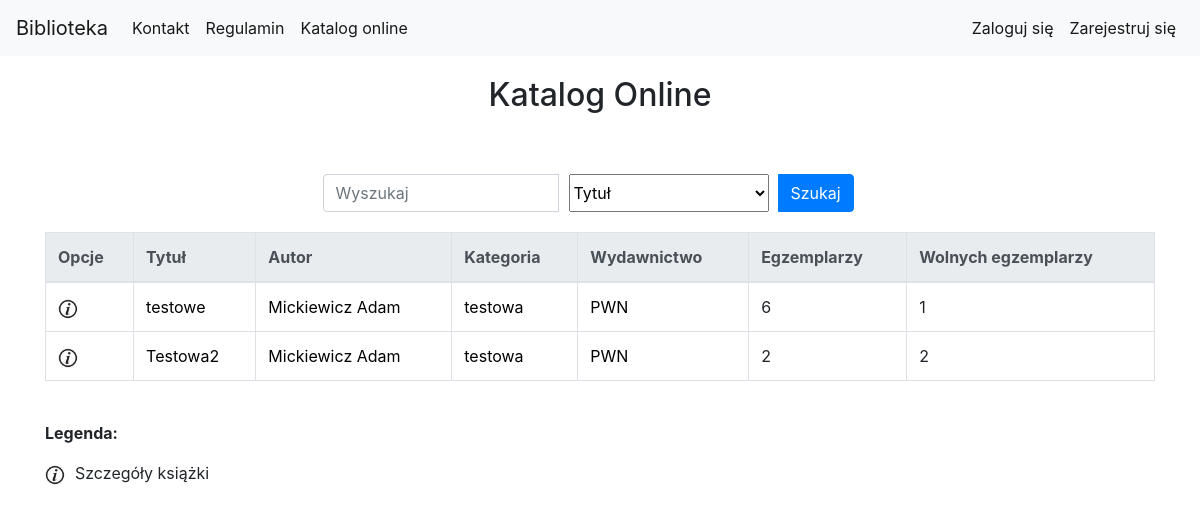
Page /library/book_list/ on the earlier database version.
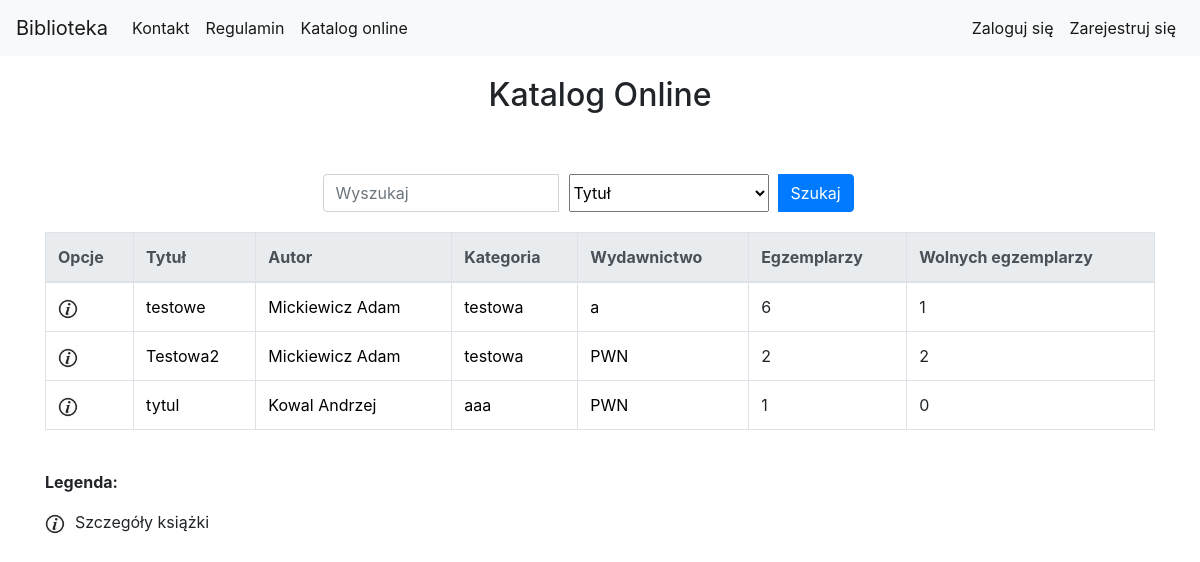
Same page on the later database version.
### library_app/models.py (models this page shows, shortened)
class Book(models.Model):
    authors = models.ManyToManyField(Author, related_name='book_authors')
    category = models.ForeignKey(Category, related_name='book_categories')
    publishing_house = models.ForeignKey(PublishingHouse, related_name='publishing_houses')
    isbn = models.CharField(max_length=30, unique=True)
    title = models.CharField(max_length=200)
    description = models.TextField(blank=True, default='')
    publish_date = models.DateField(default=datetime.now, blank=True)
    edition = models.PositiveIntegerField(default=1)
    image_url = models.URLField(default='', blank=True, null=True)
    add_date = models.DateTimeField(auto_now=True)
    slug = models.SlugField(allow_unicode=True, unique=True)

class Author(models.Model):
    first_name = models.CharField(max_length=200)
    last_name = models.CharField(max_length=200)
    country = models.CharField(max_length=200)
    biography = models.TextField(default='', blank=True, null=True)
    birth_place = models.CharField(max_length=200, default='', blank=True, null=True)
    image_url = models.URLField(default='', blank=True, null=True)
    years_of_life = models.CharField(max_length=10, default='', blank=True, null=True)
    def __str__(self):
        return self.last_name + " " + self.first_name

class Category(models.Model):
    category_name = models.CharField(max_length=400)

class PublishingHouse(models.Model):
    name = models.CharField(max_length=400)
    city = models.CharField(max_length=300)
    street = models.CharField(max_length=300)
    house_number = models.CharField(max_length=20)
    postal_code = models.CharField(max_length=9)
    def __str__(self):
        return self.name

### library_app/views.py (the view)
class BookListView(generic.ListView):
    model = models.Book
    context_object_name = "book_list" #human-understandable name of variable to access from templates
    paginate_by = 10
    queryset = models.Book.objects.all()  # Default: Model.objects.all()
    def get_queryset(self):
        search_query = self.request.GET.get("search_query")
        search_type = self.request.GET.get("search_type")
        if search_query is not None:
            if search_type == "title":
                return models.Book.objects.all().filter(title__icontains=search_query)
            elif search_type == "author":
                authors_result = models.Book.objects.all().filter(authors__first_name__icontains=search_query) | models.Book.objects.all().filter(authors__last_name__icontains=search_query)
                return authors_result
            elif search_type == "category":
                return models.Book.objects.all().filter(category__category_name__icontains=search_query)
            elif search_type == "publishing-house":
                return models.Book.objects.all().filter(publishing_house__name__icontains=search_query)
        else:
            return models.Book.objects.all()

### library_app/templatetags/custom_tags.py (called while the page is built)
@register.simple_tag(name='free_bookcopies_counter_tag')
def free_bookcopies_counter(bookcopies_obj):
    return bookcopies_obj.filter(is_borrowed=False).count()

### library_app/templates/library_app/book_list.html (shortened to what this page needs)
{% extends "base.html" %}
{% load static %}
{% load custom_tags %}
{% block body_block %}
<div class="container">
    <div class="page-title">
        <h2>Katalog Online</h2>
    </div>
<div class="search-bar">
<form class="form-inline" action="{% url 'library_app:book_list' %}" method="GET">
    <div class="input-group">
        <input type="search" class="form-control" name="search_query" placeholder="Wyszukaj">
        <select class="search-select" name="search_type">
            <option value="title" selected>Tytuł</option>
        </select>
        <div class="input-group-append search-button">
            <button class="btn btn-primary" type="submit">Szukaj</button>
        </div>
    </div>
</form>
</div>
      <table class="table table-bordered table-hover">
            <thead class="thead-light">
                <tr>
                    <th scope="col">Opcje</th>
                    <th scope="col">Tytuł</th>
                    <th scope="col">Autor</th>
                    <th scope="col">Kategoria</th>
                    <th scope="col">Wydawnictwo</th>
                    <th scope="col">Egzemplarzy</th>
                    <th scope="col">Wolnych egzemplarzy</th>
                </tr>
            </thead>
            <tbody>
            {% for book in book_list %}
                    <tr>
                        <td>
                            <a href="{% url 'library_app:book_detail' pk=book.pk %}"><img src="{% static 'website_icons/info_ico.png' %}" alt="Szczegóły" width="20" height="20"></a>
                        </td>
                        <td><a href="{% url 'library_app:book_detail' pk=book.pk %}">{{book.title}}</a></td>
                        <td>
                            {% for author in book.authors.all %}
                                <a href="{% url 'library_app:author_detail' pk=author.pk %}">{{author}}</a>
                            {% endfor %}
                        </td>
                        <td><a href="{% url 'library_app:category_detail' pk=book.category.pk %}">{{book.category.category_name}}</a></td>
                        <td><a href="{% url 'library_app:publishinghouse_detail' pk=book.publishing_house.pk %}">{{book.publishing_house}}</a></td>
                        <td>{{book.bookcopies.count}}</td>
                        {% free_bookcopies_counter_tag book.bookcopies as free_bookcopies %}
                        <td>{{free_bookcopies}}</td>
                    </tr>
            {% endfor %}
            </tbody>
        </table>
    <div class="table-legend">
        <p><b>Legenda:</b></p>
        <p><img src="{% static 'website_icons/info_ico.png' %}" alt="Szczegóły" width="20" height="20">Szczegóły książki</p>
    </div>
</div>
{% endblock %}

Differences in the rows shown:
changed Book "testowe": publishing_house "PWN" → "a"
added Book: title "tytul", category.category_name "aaa", publishing_house "PWN", bookcopies.count "1", free_bookcopies "0"
now on this page (row unchanged): Author: last_name+first_name "Kowal Andrzej", shown under "tytul"
